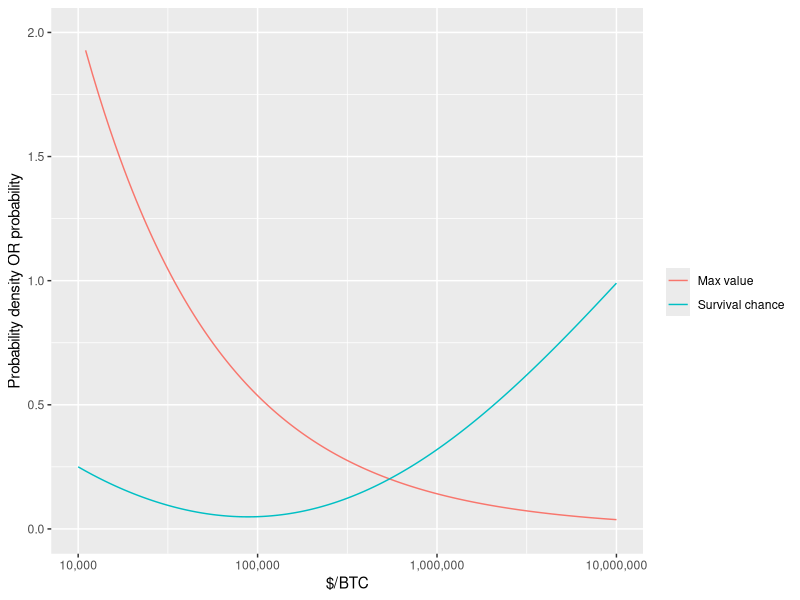

This figure's R source:
################################################################################
## Copyright 2018 "Nathan Hwang" <thenoviceoof>
##
## Licensed under the Apache License, Version 2.0 (the "License");
## you may not use this file except in compliance with the License.
## You may obtain a copy of the License at
##
##     http://www.apache.org/licenses/LICENSE-2.0
##
## Unless required by applicable law or agreed to in writing, software
## distributed under the License is distributed on an "AS IS" BASIS,
## WITHOUT WARRANTIES OR CONDITIONS OF ANY KIND, either express or implied.
## See the License for the specific language governing permissions and
## limitations under the License.
################################################################################

# Illustrate the beta distribution behaviors.

library(rmutil)
library(ggplot2)
library(scales)

scaling = (10000000 - 10000)

xx = seq(10000, 10000000, by=1000)
x = (log10(xx) - log10(10000))/(log10(10000000) - log10(10000))
# Re-normalize with the CDF (pexp)
maxpoint = dexp(2 * x, 2) / pexp(2, 2)
survive = (1 - x) * (x - 0.5)^2 + 0.99 * x^4 * 4^(1-x)

maxDF = data.frame(xx, y=maxpoint)
surDF = data.frame(xx, y=survive)

maxDF$id = "Max value"
surDF$id = "Survival chance"

data = rbind(maxDF, surDF)

plot = ggplot(data, aes(x=xx, y=y, color=id)) +
    xlab("$/BTC") +
    ylab("Probability density OR probability") +
    ylim(0, 2) +
    scale_x_log10(labels=comma) +
    geom_line()
plot$labels$colour = ""

ggsave("plt_beta_distributions.png", plot)
